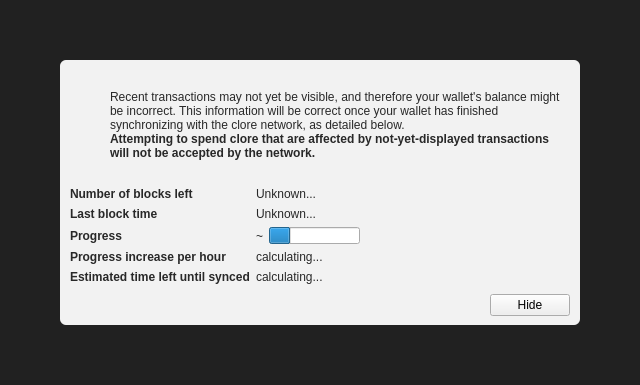
<?xml version="1.0" encoding="UTF-8"?>
<ui version="4.0">
 <class>ModalOverlay</class>
 <widget class="ModalOverlay" name="ModalOverlay">
  <property name="geometry">
   <rect>
    <x>0</x>
    <y>0</y>
    <width>640</width>
    <height>385</height>
   </rect>
  </property>
  <property name="windowTitle">
   <string>Form</string>
  </property>
  <layout class="QVBoxLayout" name="verticalLayout" stretch="0">
   <property name="sizeConstraint">
    <enum>QLayout::SetDefaultConstraint</enum>
   </property>
   <property name="leftMargin">
    <number>0</number>
   </property>
   <property name="topMargin">
    <number>0</number>
   </property>
   <property name="rightMargin">
    <number>0</number>
   </property>
   <property name="bottomMargin">
    <number>0</number>
   </property>
   <item>
    <widget class="QWidget" name="bgWidget" native="true">
     <property name="styleSheet">
      <string notr="true">#bgWidget { background: rgba(0,0,0,220); }</string>
     </property>
     <layout class="QVBoxLayout" name="verticalLayoutMain" stretch="1">
      <property name="leftMargin">
       <number>60</number>
      </property>
      <property name="topMargin">
       <number>60</number>
      </property>
      <property name="rightMargin">
       <number>60</number>
      </property>
      <property name="bottomMargin">
       <number>60</number>
      </property>
      <item>
       <widget class="QWidget" name="contentWidget" native="true">
        <property name="styleSheet">
         <string notr="true">#contentWidget { background: rgba(255,255,255,240); border-radius: 6px; }

QLabel { color: rgb(40,40,40);  }</string>
        </property>
        <layout class="QVBoxLayout" name="verticalLayoutSub" stretch="1,0,0,0">
         <property name="spacing">
          <number>0</number>
         </property>
         <property name="leftMargin">
          <number>10</number>
         </property>
         <property name="topMargin">
          <number>10</number>
         </property>
         <property name="rightMargin">
          <number>10</number>
         </property>
         <property name="bottomMargin">
          <number>10</number>
         </property>
         <item>
          <layout class="QHBoxLayout" name="horizontalLayoutIconText" stretch="0,1">
           <property name="topMargin">
            <number>20</number>
           </property>
           <item>
            <layout class="QVBoxLayout" name="verticalLayoutIcon">
             <property name="leftMargin">
              <number>0</number>
             </property>
             <item>
              <widget class="QPushButton" name="warningIcon">
               <property name="enabled">
                <bool>false</bool>
               </property>
               <property name="text">
                <string/>
               </property>
               <property name="icon">
                <iconset>
                 <normaloff>:/icons/warning</normaloff>
                 <disabledoff>:/icons/warning</disabledoff>:/icons/warning</iconset>
               </property>
               <property name="iconSize">
                <size>
                 <width>48</width>
                 <height>48</height>
                </size>
               </property>
               <property name="flat">
                <bool>true</bool>
               </property>
              </widget>
             </item>
             <item>
              <spacer name="verticalSpacerWarningIcon">
               <property name="orientation">
                <enum>Qt::Vertical</enum>
               </property>
               <property name="sizeHint" stdset="0">
                <size>
                 <width>20</width>
                 <height>40</height>
                </size>
               </property>
              </spacer>
             </item>
            </layout>
           </item>
           <item>
            <layout class="QVBoxLayout" name="verticalLayoutInfoText">
             <property name="leftMargin">
              <number>0</number>
             </property>
             <property name="topMargin">
              <number>0</number>
             </property>
             <item>
              <widget class="QLabel" name="infoText">
               <property name="text">
                <string>Recent transactions may not yet be visible, and therefore your wallet's balance might be incorrect. This information will be correct once your wallet has finished synchronizing with the clore network, as detailed below.</string>
               </property>
               <property name="textFormat">
                <enum>Qt::RichText</enum>
               </property>
               <property name="wordWrap">
                <bool>true</bool>
               </property>
              </widget>
             </item>
             <item>
              <widget class="QLabel" name="infoTextStrong">
               <property name="font">
                <font>
                 <weight>75</weight>
                 <bold>true</bold>
                </font>
               </property>
               <property name="text">
                <string>Attempting to spend clore that are affected by not-yet-displayed transactions will not be accepted by the network.</string>
               </property>
               <property name="textFormat">
                <enum>Qt::RichText</enum>
               </property>
               <property name="wordWrap">
                <bool>true</bool>
               </property>
              </widget>
             </item>
             <item>
              <spacer name="verticalSpacerInTextSpace">
               <property name="orientation">
                <enum>Qt::Vertical</enum>
               </property>
               <property name="sizeHint" stdset="0">
                <size>
                 <width>20</width>
                 <height>40</height>
                </size>
               </property>
              </spacer>
             </item>
            </layout>
           </item>
          </layout>
         </item>
         <item>
          <spacer name="verticalSpacerAfterText">
           <property name="orientation">
            <enum>Qt::Vertical</enum>
           </property>
           <property name="sizeHint" stdset="0">
            <size>
             <width>20</width>
             <height>40</height>
            </size>
           </property>
          </spacer>
         </item>
         <item>
          <layout class="QFormLayout" name="formLayout">
           <property name="fieldGrowthPolicy">
            <enum>QFormLayout::FieldsStayAtSizeHint</enum>
           </property>
           <property name="horizontalSpacing">
            <number>6</number>
           </property>
           <property name="verticalSpacing">
            <number>6</number>
           </property>
           <property name="topMargin">
            <number>10</number>
           </property>
           <item row="0" column="0">
            <widget class="QLabel" name="labelNumberOfBlocksLeft">
             <property name="font">
              <font>
               <weight>75</weight>
               <bold>true</bold>
              </font>
             </property>
             <property name="text">
              <string>Number of blocks left</string>
             </property>
            </widget>
           </item>
           <item row="0" column="1">
            <widget class="QLabel" name="numberOfBlocksLeft">
             <property name="text">
              <string>Unknown...</string>
             </property>
            </widget>
           </item>
           <item row="1" column="0">
            <widget class="QLabel" name="labelLastBlockTime">
             <property name="font">
              <font>
               <weight>75</weight>
               <bold>true</bold>
              </font>
             </property>
             <property name="text">
              <string>Last block time</string>
             </property>
            </widget>
           </item>
           <item row="1" column="1">
            <widget class="QLabel" name="newestBlockDate">
             <property name="sizePolicy">
              <sizepolicy hsizetype="Maximum" vsizetype="Preferred">
               <horstretch>0</horstretch>
               <verstretch>0</verstretch>
              </sizepolicy>
             </property>
             <property name="text">
              <string>Unknown...</string>
             </property>
            </widget>
           </item>
           <item row="2" column="0">
            <widget class="QLabel" name="labelSyncDone">
             <property name="font">
              <font>
               <weight>75</weight>
               <bold>true</bold>
              </font>
             </property>
             <property name="text">
              <string>Progress</string>
             </property>
            </widget>
           </item>
           <item row="2" column="1">
            <layout class="QHBoxLayout" name="horizontalLayoutSync" stretch="0,1">
             <item>
              <widget class="QLabel" name="percentageProgress">
               <property name="text">
                <string notr="true">~</string>
               </property>
              </widget>
             </item>
             <item>
              <widget class="QProgressBar" name="progressBar">
               <property name="value">
                <number>24</number>
               </property>
               <property name="format">
                <string/>
               </property>
              </widget>
             </item>
            </layout>
           </item>
           <item row="4" column="0">
            <widget class="QLabel" name="labelProgressIncrease">
             <property name="font">
              <font>
               <weight>75</weight>
               <bold>true</bold>
              </font>
             </property>
             <property name="text">
              <string>Progress increase per hour</string>
             </property>
            </widget>
           </item>
           <item row="4" column="1">
            <widget class="QLabel" name="progressIncreasePerH">
             <property name="text">
              <string>calculating...</string>
             </property>
            </widget>
           </item>
           <item row="5" column="0">
            <widget class="QLabel" name="labelEstimatedTimeLeft">
             <property name="font">
              <font>
               <weight>75</weight>
               <bold>true</bold>
              </font>
             </property>
             <property name="text">
              <string>Estimated time left until synced</string>
             </property>
            </widget>
           </item>
           <item row="5" column="1">
            <widget class="QLabel" name="expectedTimeLeft">
             <property name="text">
              <string>calculating...</string>
             </property>
            </widget>
           </item>
          </layout>
         </item>
         <item>
          <layout class="QHBoxLayout" name="horizontalLayoutButtons">
           <property name="leftMargin">
            <number>10</number>
           </property>
           <property name="topMargin">
            <number>10</number>
           </property>
           <item>
            <spacer name="horizontalSpacer">
             <property name="orientation">
              <enum>Qt::Horizontal</enum>
             </property>
             <property name="sizeHint" stdset="0">
              <size>
               <width>40</width>
               <height>20</height>
              </size>
             </property>
            </spacer>
           </item>
           <item>
            <widget class="QPushButton" name="closeButton">
             <property name="text">
              <string>Hide</string>
             </property>
            </widget>
           </item>
          </layout>
         </item>
        </layout>
       </widget>
      </item>
     </layout>
    </widget>
   </item>
  </layout>
 </widget>
 <customwidgets>
  <customwidget>
   <class>ModalOverlay</class>
   <extends>QWidget</extends>
   <header>modaloverlay.h</header>
   <container>1</container>
  </customwidget>
 </customwidgets>
 <resources/>
 <connections/>
</ui>
